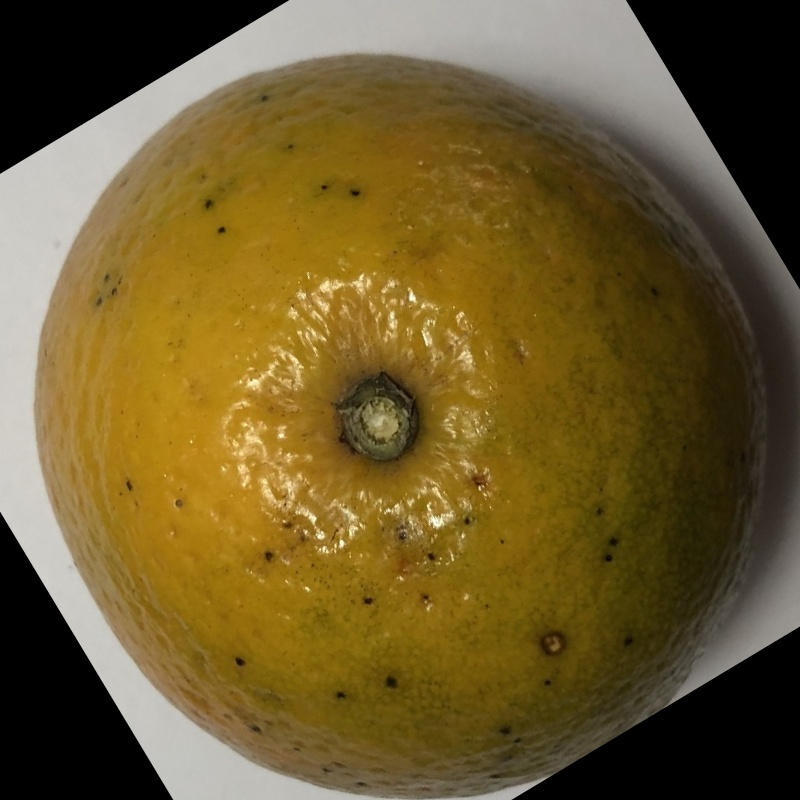
#> input picture Image/black-spot (9).jpg, 800 x 800 px
$ python Demo.py
#> lines starting #> are read from the running program, lines starting #| are printed output that depends on the picture; after the words box and inside, x2 and y2 are one past the last pixel; in counts of white or black regions, pixels touching at a corner belong together; long printed decimals are rounded
# -*- coding:utf-8 -*-
# name: ColorTool
# 在HSV空间下，利用k-means进行颜色聚类
# author: bqh
# datetime:2019/10/22 10:35
# =========================

import numpy as np
import cv2
from sklearn.cluster import KMeans
import math
import matplotlib.pyplot as plt
from PIL import Image
from pylab import *
from sklearn import metrics


def color_cluster(img_file, k=3):
    """
    计算输入图像在HSV空间的聚类结果
    :param img_file: 图片文件路径
    :param k: 类别数
    :return: 返回聚类结果，标签值， 每个值的总数， 标签对应的rgb值, 本次聚类的得分， 像素的标签矩阵。numpy的array格式
    """
    img = cv2.imread(img_file)
    data = cv2.cvtColor(img, cv2.COLOR_BGR2HSV)
    data = data.reshape((-1, 3))
    kmeans = KMeans(n_clusters=k).fit(data)
    pixel_label = kmeans.labels_

    # 计算聚类得分，Calinski-Harabasz分数值越大聚类结果越好
    ch_score = metrics.calinski_harabasz_score(data, pixel_label)

    label_value = set(list(pixel_label))
    label_count = []
    hsv_avg = []
    for value in label_value:
        label_count.append(np.sum(pixel_label == value))
        hsv_mean = (np.sum(data[pixel_label == value], axis=0) / np.sum(pixel_label == value)).astype(np.uint8)
        hsv_avg.append(hsv_mean)
    hsv_array = np.reshape(np.array(hsv_avg), (k, 1, 3))
    rgb_array = cv2.cvtColor(hsv_array, cv2.COLOR_HSV2RGB)
    rgb_array = np.reshape(rgb_array, (k, 3))
    return np.array(list(label_value)), np.array(label_count), rgb_array, ch_score, pixel_label


def show(label_value, label_count, rgb_array, k, raw_img, render_img):
    # 可视化显示
    # 设置默认字体，否则中文乱码
    mpl.rcParams['font.family'] = "SimHei"
    plt.subplot(221)
    plt.title(u'原图')
    plt.imshow(raw_img)

    plt.subplot(222)
    plt.title(u'主色统计')
    plt.bar(label_value, label_count, 0.5, alpha=0.4, color='g', label='Num')

    plt.subplot(223)
    plt.title(u'主色排序')
    color_img = np.zeros((400, k * 200, 3), dtype=np.uint8)
    for i in range(k):
        color_img[:, i * 200: (i + 1) * 200] = rgb_array[i]
    color_img = Image.fromarray(color_img)
    plt.imshow(color_img)

    plt.subplot(224)
    plt.imshow(render_img)
    plt.show()


def show2(raw_img, renders, start_k):
    mpl.rcParams['font.family'] = "SimHei"
    total_imgs = len(renders) + 1
    # 向上取整
    n_row = math.ceil(total_imgs / 4)
    plt.subplot(n_row, 4, 1)
    plt.title(u'原图')
    plt.imshow(raw_img)
    for index, render_img in enumerate(renders):
        plt.subplot(n_row, 4, index + start_k)
        plt.title('k = {0}'.format(index + start_k))
        plt.imshow(render_img)
    plt.show()


def render(img_size, pixel_label, label_value, rgb_array):
    img_shape = (img_size[1], img_size[0], 3)
    img = np.zeros(img_shape, dtype=np.uint8)
    pixel_label = np.reshape(pixel_label, (img_size[1], img_size[0]))
    for i, value in enumerate(label_value):
        img[pixel_label == value] = rgb_array[i]
    render_img = Image.fromarray(img)
    return render_img


if __name__ == '__main__':
    img_file = r'Image/black-spot (9).jpg'
    max_score = -1000
    renders = []
    best_k = -1
    raw_img = Image.open(img_file)
#> raw_img is the input picture: PIL image 800x800 RGB; mean R, G, B 109, 90.4, 44.9
    for k in range(2, 11):
        label_value, label_count, rgb_array, score, pixel_label = color_cluster(img_file, k)
#> in color_cluster, `data = cv2.cvtColor(img, cv2.COLOR_BGR2HSV)`: data: shape (800, 800, 3); mean H, S, V 18.2, 136.1, 109
#> in color_cluster, `ch_score = metrics.calinski_harabasz_score(data, pixel_label)`: ch_score = 1120501.7
#> in color_cluster, `label_value = set(list(pixel_label))`: label_value = 2 items
#> the loop in color_cluster, `for value in label_value:` made 2 passes
#> hsv_mean on passes 1 to 2: [12, 21, 87], [21, 208, 122]
#> after the loop in color_cluster, `for value in label_value:`: hsv_avg = [[12, 21, 87], [21, 208, 122]]; label_count = [247829, 392171]
#> in color_cluster, `hsv_array = np.reshape(np.array(hsv_avg), (k, 1, 3))`: hsv_array = [[12, 21, 87], [21, 208, 122]]
#> in color_cluster, `rgb_array = cv2.cvtColor(hsv_array, cv2.COLOR_HSV2RGB)`: rgb_array = [[87, 83, 80], [122, 92, 22]]
#> label_value = [0, 1]; label_count = [247829, 392171]; rgb_array = [[87, 83, 80], [122, 92, 22]]; score = 1120501.7
        render_img = render(raw_img.size, pixel_label, label_value, rgb_array)
#> in render, `img = np.zeros(img_shape, dtype=np.uint8)`: img: shape (800, 800, 3); every value is 0
#> in render, `pixel_label = np.reshape(pixel_label, (img_size[1], img_size[0]))`:
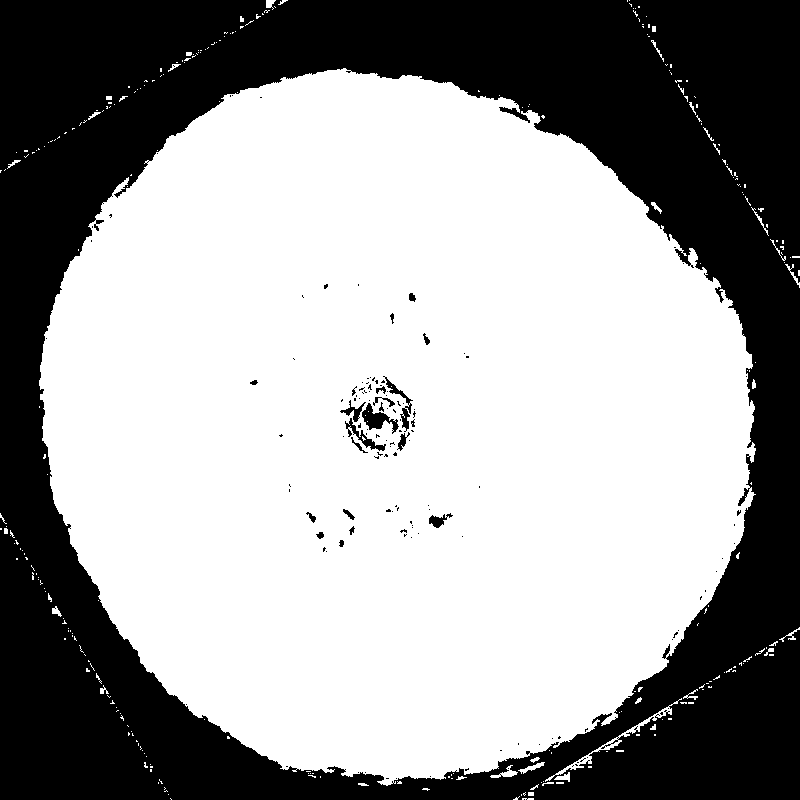
#> pixel_label: shape (800, 800) int32; values 0 (black) and 1 (white), 61.3% white; 135 black regions (114 under 20 px), largest, box (x1, y1, x2, y2) and area: (0, 0, 800, 800) 245388, (362, 403, 399, 434) 451, (383, 376, 413, 432) 310
#> the loop in render, `for i, value in enumerate(label_value):` made 2 passes
#> value on passes 1 to 2: 0, 1
#> after the loop in render, `for i, value in enumerate(label_value):`:
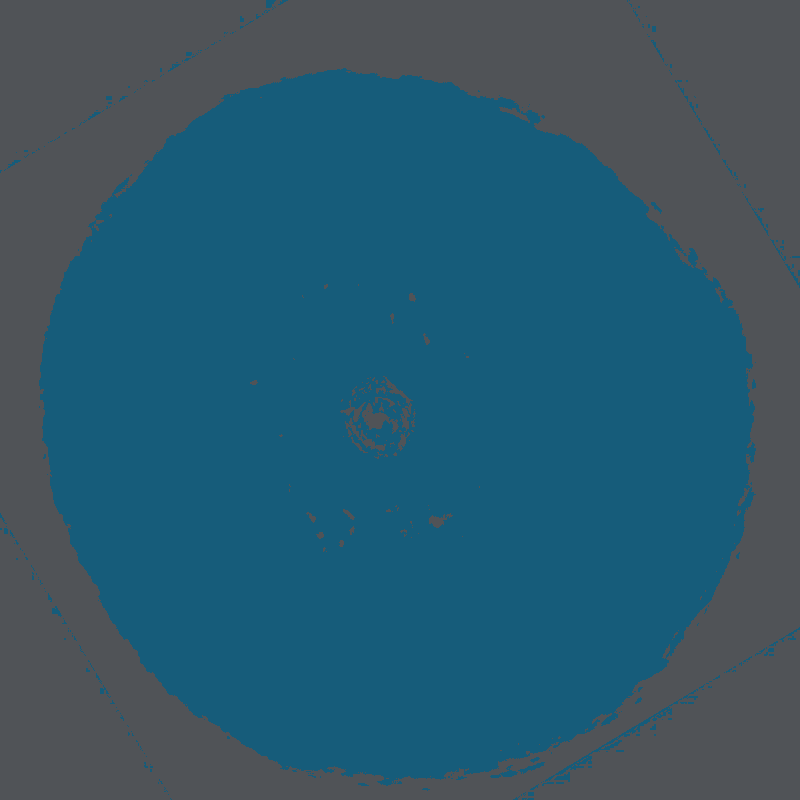
#> img: shape (800, 800, 3); mean of channels 0, 1, 2 108.4, 88.5, 44.5; drawn as B, G, R
        renders.append(render_img)
        # show(label_value, label_count, rgb_array, k, raw_img, render_img)
        if max_score < score:
            max_score = score
#> max_score = 1120501.7
            best_k = k
        print('k = {0}, score is: {1}'.format(k, score))
#| k = 2, score is: 1120501.700
    print('best k is: {0}'.format(best_k))
    show2(raw_img, renders, 2)
#> in show2, `plt.show()`:
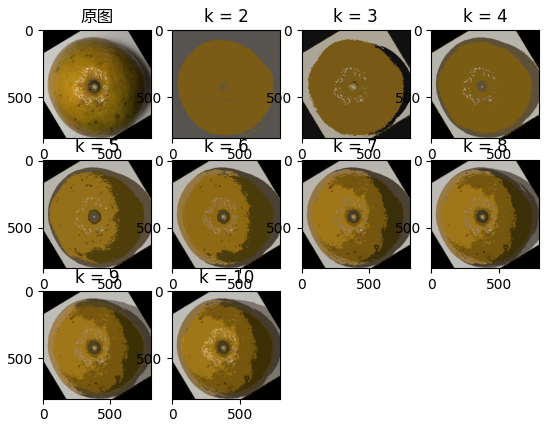
#> figure drawn by matplotlib, 10 panels
